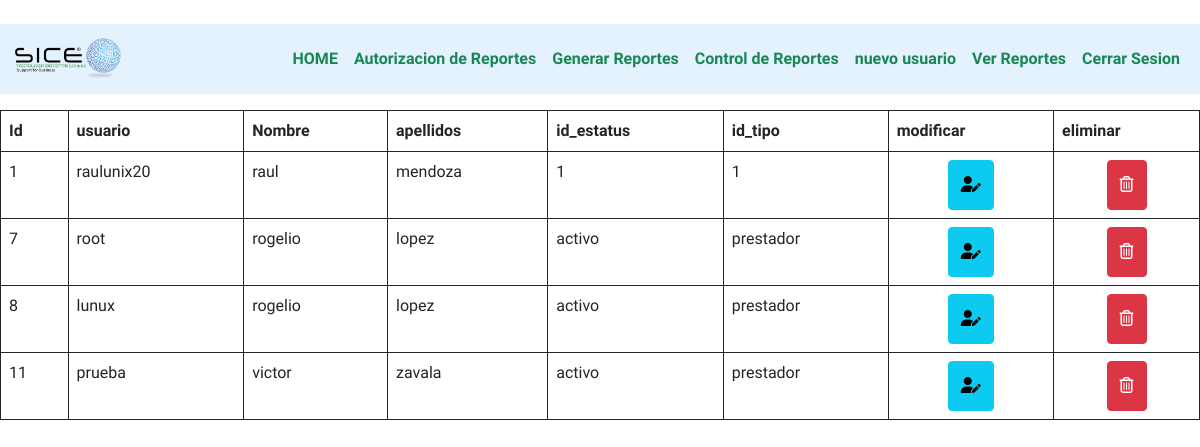
/servicio2/tabla.php, run on the app's committed database.
### tables this page shows
CREATE TABLE `usuarios` (
  `id` int(7) NOT NULL,
  `usuario` varchar(100) NOT NULL,
  `nombre` varchar(50) NOT NULL,
  `apellidos` varchar(50) NOT NULL,
  `id_estatus` varchar(11) NOT NULL,
  `password` varchar(70) NOT NULL,
  `id_tipo` varchar(11) NOT NULL
);

### servicio2/partials/funciones_usuario.php (called while the page is built, shortened)
<?php
function usuarios(){
    include 'conexion.php';
    try {
        return $conexion->query("SELECT id,usuario,nombre,apellidos,id_estatus,id_tipo FROM usuarios");
    } catch (Exeption $e) {
        echo'error: '.$e->getMessage();
        return false;
    }
}
?>

### servicio2/tabla.php (the view, shortened to what this page needs)
<?php
include 'partials/funciones_usuario.php';
?>
<!doctype html>
<html lang="en">
  <head>
    <link href="https://cdn.jsdelivr.net/npm/bootstrap@5.0.1/dist/css/bootstrap.min.css" rel="stylesheet"
>
    <link rel="stylesheet" href="Css/Style.css" />
  </head>
    <br>
   <body class="bg-green">
  <section>
        <nav class="navbar navbar-expand-lg navbar-light" style="background-color: #e3f2fd;">
          <div class="container-fluid">
            <a class="navbar-brand margin-left: 5rem" href="#"><img src="Img/LOGO.png" class="img-fluid" width="110" height="300"></a>
            <div class="collapse navbar-collapse" id="navbarSupportedContent">
              <ul class="navbar-nav ms-auto text-left">
                <li class="nav-item">
                  <a class="fw-bold text-success nav-link active" aria-current="page" href="#">HOME</a>
                </li>
                <li class="nav-item">
                  <a class="fw-bold text-success nav-link" href="#">Autorizacion de Reportes</a>
                </li>
                <li class="nav-item">
                  <a class="fw-bold text-success nav-link" href="G_Reportes.php">Generar Reportes</a>
                </li>
                <li class="nav-item">
                  <a class="fw-bold text-success nav-link" href="#">Control de Reportes</a>
                </li>
                <li class="nav-item">
                  <a class="fw-bold text-success nav-link" href="formulario.php">nuevo usuario</a>
                </li>
                <li class="nav-item">
                  <a class="fw-bold text-success nav-link" href="#">Ver Reportes</a>
                </li>
                <li class="nav-item">
                  <a class="fw-bold text-success nav-link" href="partials/cerrar_sesion.php">Cerrar Sesion</a>
                </li>
              </ul>
            </div>
          </div>
        </nav>
  </section>
  <table class="table">
    <table class="table table-bordered border-dark">
    <thead>
      <tr>
        <th scope="col">Id</th>
        <th scope="col">usuario</th>
        <th scope="col">Nombre</th>
        <th scope="col">apellidos</th>
        <th scope="col">id_estatus</th>
        <th scope="col">id_tipo</th>
        <th scope="col">modificar</th>
        <th scope="col">eliminar</th>
      </tr>
    </thead>
    <tbody>
        <?php
        $datosUsu = usuarios();
        while($registro = mysqli_fetch_row($datosUsu)){
        $indice = $registro[0]."||".$registro[1]."||".$registro[2]."||".$registro[3]."||".$registro[4]."||".$registro[5];
        ?>
        <tr>
            <td><?php echo $registro[0] ?></td>
            <td><?php echo $registro[1] ?></td>
            <td><?php echo $registro[2] ?></td>
            <td><?php echo $registro[3] ?></td>
            <td><?php echo $registro[4] ?></td>
            <td><?php echo $registro[5] ?></td>
            <td><div class="text-center"><button class="btn btn-info" type="button" data-bs-toggle="modal" data-bs-target="#modificar" onclick="insertar_datos('<?php echo $indice ?>')"><i class="fas fa-user-edit"></i></button></div></td>
            <td><div class="text-center"><button class="btn btn-danger" type="button" data-bs-toggle="modal" data-bs-target="#eliminar" onclick="insertar_datos_eliminar('<?php echo $indice ?>')"><i class="far fa-trash-alt"></i></button></div></td>
        </tr>
        <?php
         }
        ?>
    </tbody>
  </table>
  </body>
</html>

### servicio2/Css/Style.css (style rules this page uses)
:root { --dark: #161910; --dark-x: #0a0a0a ; --light: #ffffff; --verde: #099824; --azul: #2D91ED; }
body { font-family: 'Spartan', sans-serif; font-weight: 300; color: var(--dark-x); }
.bg-green { background-color: var(--light) !important; }
.form-control, .btn { min-height: 3.1225rem; line-height: initial ; }

### data on the page
usuarios: id "1", usuario "raulunix20", nombre "raul", apellidos "mendoza", id_estatus "1", id_tipo "1"
usuarios: id "7", usuario "root", nombre "rogelio", apellidos "lopez", id_estatus "activo", id_tipo "prestador"
usuarios: id "8", usuario "lunux", nombre "rogelio", apellidos "lopez", id_estatus "activo", id_tipo "prestador"
usuarios: id "11", usuario "prueba", nombre "victor", apellidos "zavala", id_estatus "activo", id_tipo "prestador"
